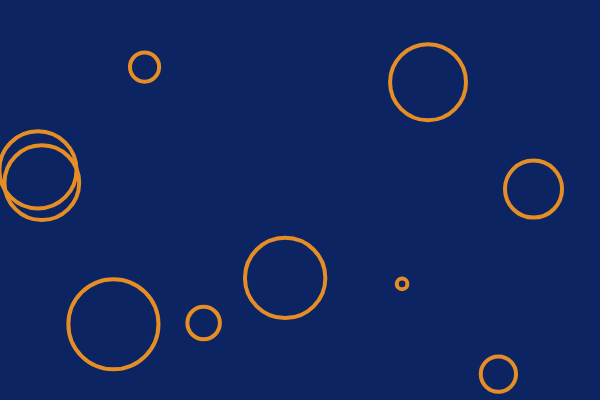
Frame 1 (no input)
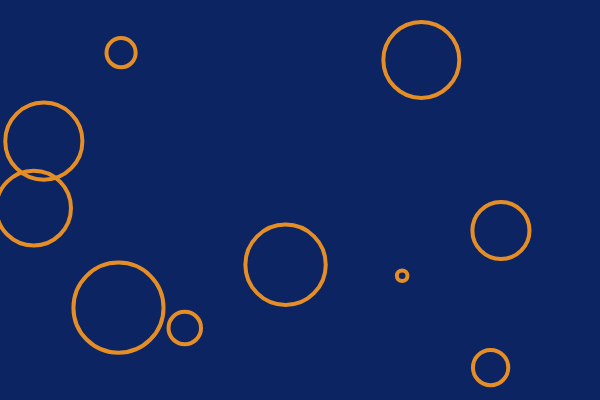
Frame 60 (no input)
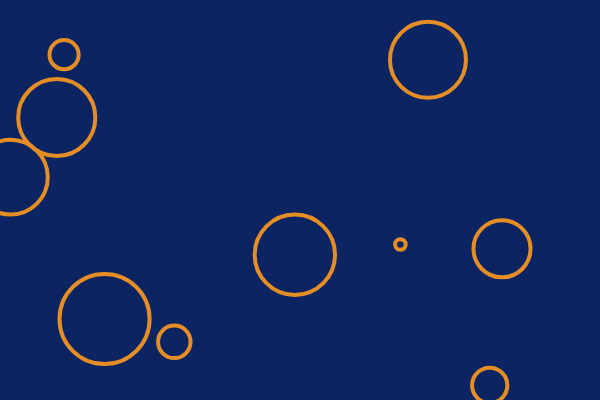
Frame 120 (the mouse pressed at the canvas centre since frame 60)

The p5.js sketch that drew these frames (run headless with seeded random() and noise() and a simulated clock; from frame 60 on, the mouse is pressed at the canvas centre):

// p5.js sketch
// ── sketch.js
"use strict";
// bubble instance of the clace
let bubble = [];
let size = 10;

// create a class 
class Bubble {
  constructor(x, y, r) {
    this.x = x;
    this.y = y;
    this.size = r;
  }

  display() {
    stroke("#e58e26");
    strokeWeight(4);
    noFill();
    ellipse(this.x, this.y, this.size, this.size);
  }

  move() {
    this.x += random(-5, 5);
    this.y += random(-5, 5);
  }

}

function setup() {
  createCanvas(600, 400);
  for (let i = 0; i < size; i++) {
    let newBubble = new Bubble(random(width), random(height), random(4, 100));
    bubble.push(newBubble);
  }

  print(bubble);
}

function draw() {
  background("#0c2461");
  for (let i = 0; i < size; i++) {
    bubble[i].move();
    bubble[i].display();
  }

}
